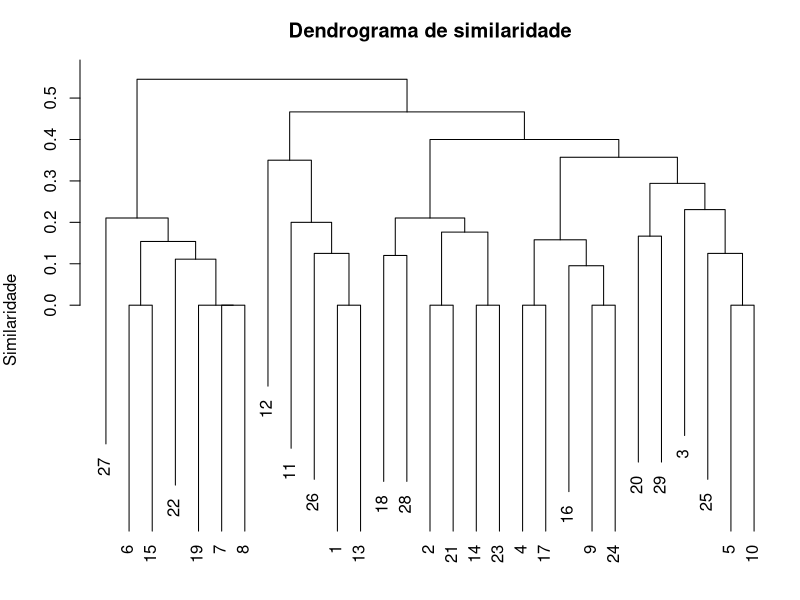

Generate this figure with R:
## ---- chunk 1
# Importar dados
dados <- readxl::read_excel("dados_fitossociologia.xlsx")
# Visualizar dados
dados
# Carregar pacotes necessários
library(vegan)
library(dplyr)
# Gerar matriz de frequência das espécies
matriz_freq <- xtabs(~Parcela+Especie, dados)
# Pacotes para geração da tabela em HTML
library(knitr)
library(kableExtra) 
library(dplyr)
# Visualizar a matriz de frequência (cada linha é uma unidade amostral)
kable(matriz_freq[1:6,])%>%
  kable_styling(fixed_thead = T)
# Número de indivíduos por parcela
n_ind_parc <- rowSums(matriz_freq)
# Número total de indivíduos amostrados
n_ind_tot <- sum(n_ind_parc)
# Número de espécies
n_sp_parc <- specnumber(matriz_freq)
# Número de espécies total
n_sp_tot <- specnumber(colSums(matriz_freq))
# Índice de Margalef para cada parcela
margalef_parc <- (n_sp_parc-1)/n_ind_parc
# Índice de Margalef para toda a comunidade
margalef_tot <- (n_sp_tot-1)/n_ind_tot
# Índice de Shannon para cada parcela
simpson_parc <- diversity(matriz_freq, index = 'simpson')
# Índice de Shannon para toda a comunidade
simpson_tot <- diversity(colSums(matriz_freq), index = 'simpson')
# Índice de Shannon para cada parcela
shannon_parc <- diversity(matriz_freq, index = 'shannon')
# Índice de Shannon para toda a comunidade
shannon_tot <- diversity(colSums(matriz_freq), index = 'shannon')
# Equabilidade de Pielou para cada parcela
pielou_parc <- shannon_parc/log(n_sp_parc)
# Equabilidade de Pielou para toda comunidade
pielou_tot <- shannon_tot/log(n_sp_tot)

# Gera tabela de resultados
tabela_indices <- data.frame(Parcela = names(margalef_parc),
                             Margalef = round(margalef_parc,2),
                             Simpson = round(simpson_parc,2),
                             Shannon = round(shannon_parc,2),
                             Pielou = round(pielou_parc,2))
tabela_indices <- bind_rows(tabela_indices,data.frame(Parcela = 'Total',
                                                  Margalef = round(margalef_tot,2),
                                                  Simpson = round(simpson_tot,2),
                                                  Shannon = round(shannon_tot,2),
                                                  Pielou = round(pielou_tot,2)))
knitr::kable(tabela_indices, row.names = FALSE)%>%
  kableExtra::kable_styling(full_width = T, position = "center",fixed_thead = T)
## ---- chunk 2
# Índice de similaridade de Jaccard
indice_jaccard <- betadiver(matriz_freq,'j')
## ---- chunk 3
# Gerar dendrograma
dendrograma <- hclust(indice_jaccard)
par(mfrow=c(1,1),mar=c(1,4,3,1))
plot(dendrograma, hang=1,
     main = 'Dendrograma de similaridade',
     ylab='Similaridade')
